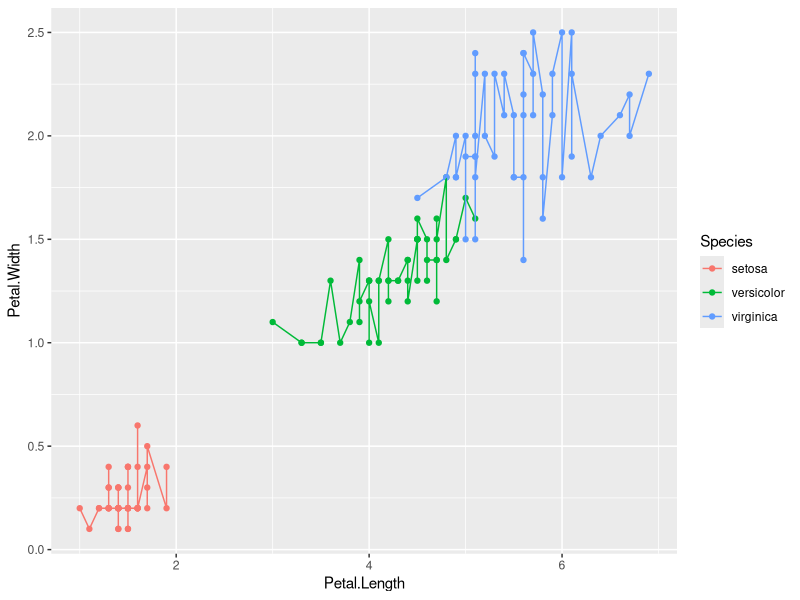
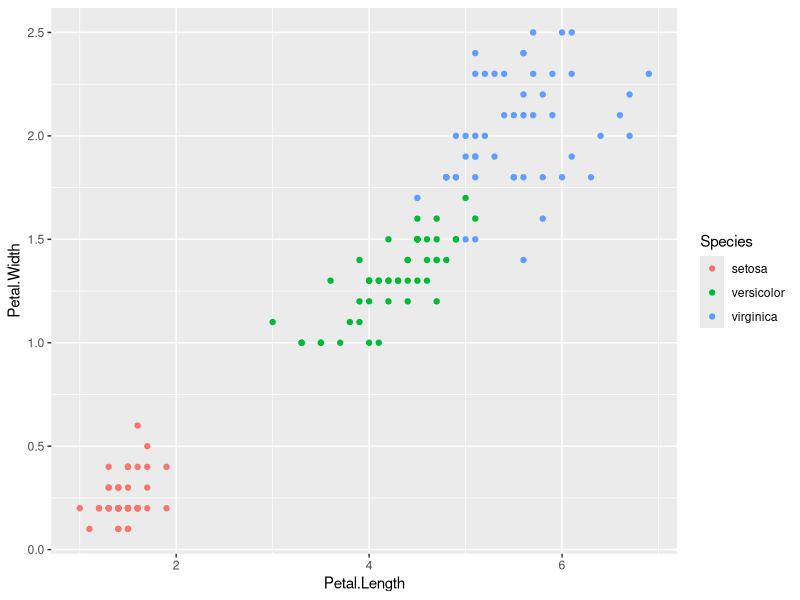
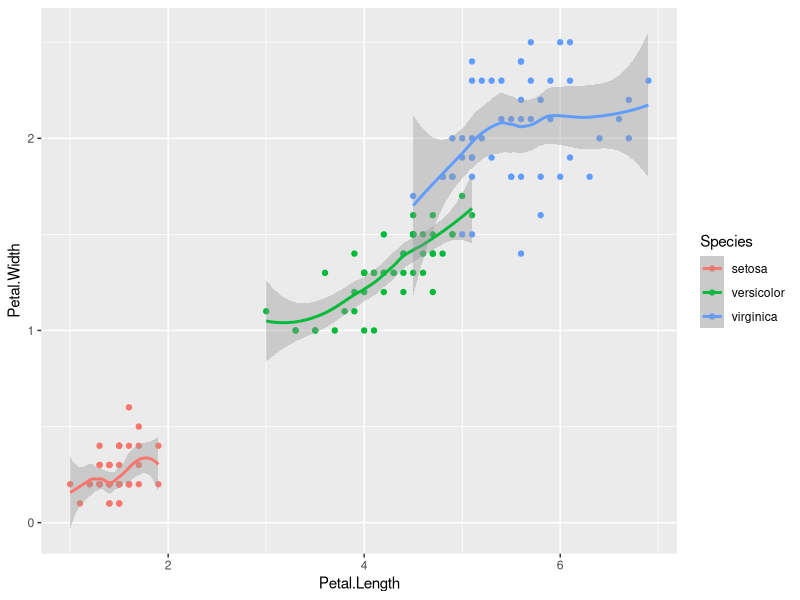
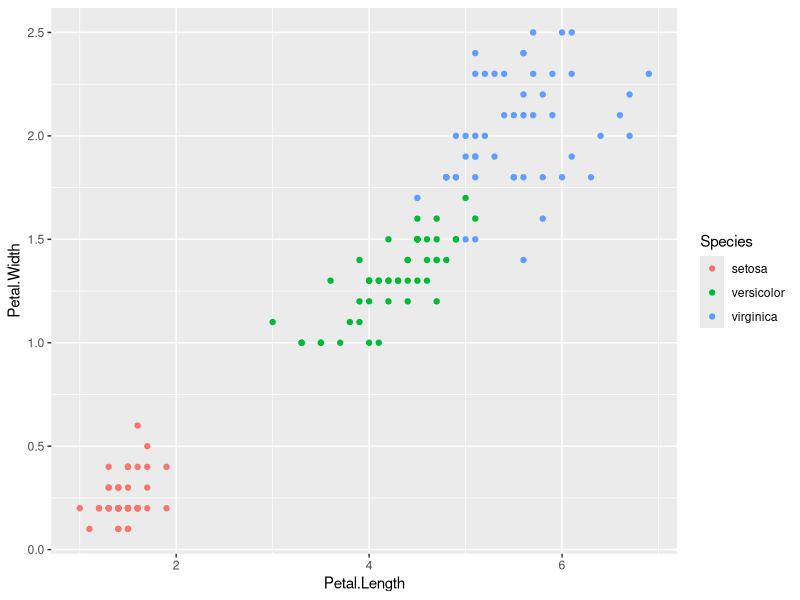
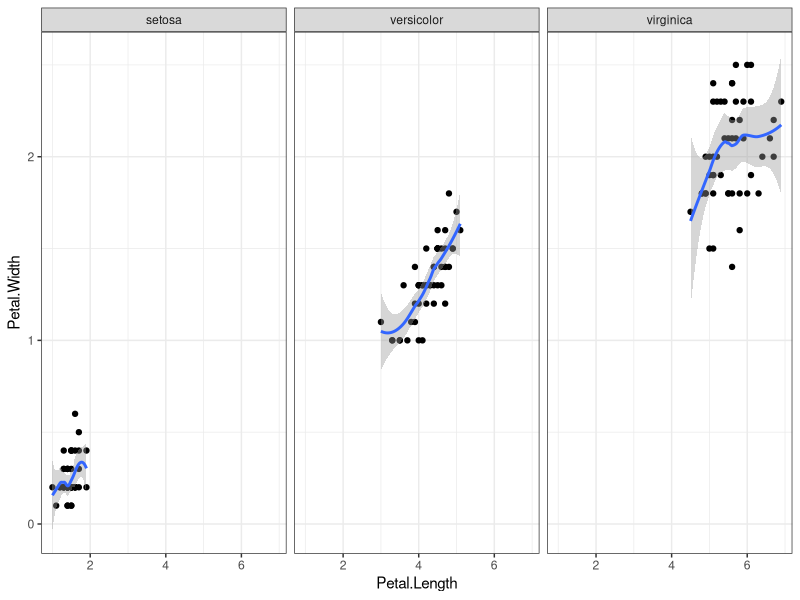
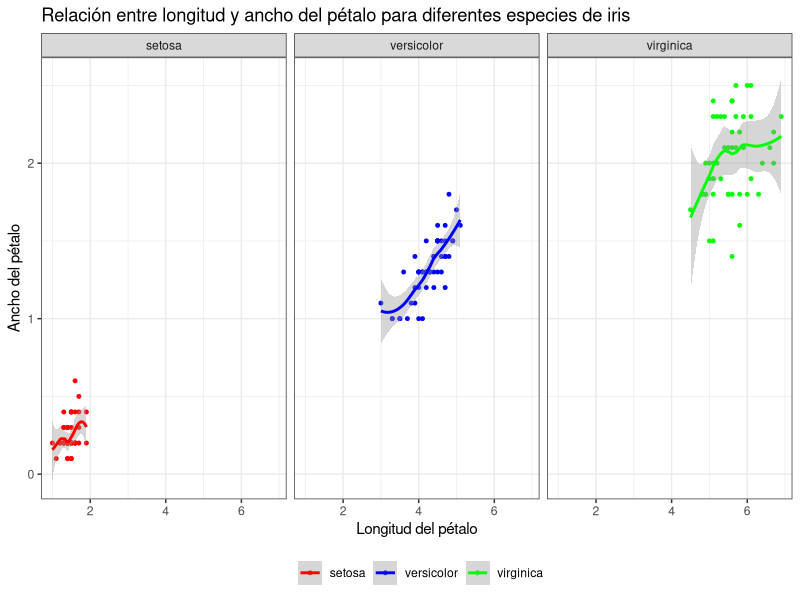

Here is the R script that generated these plots, in order:
## ---- chunk 1
library("ggplot2")
library("tidyverse")
library("svglite")
## ---- chunk 2
p <- ggplot(iris)
p <- p + aes(x = Petal.Length, y = Petal.Width, colour = Species)
summary(p)
p <- p + geom_point() 
p <- p + geom_line()
geom_line()
p
             
ggplot(iris, aes(x = Petal.Length, y = Petal.Width, colour = Species)) + geom_point()
ggplot(iris, aes(x = Petal.Length, y = Petal.Width, colour = Species)) + geom_point() + geom_smooth()
ggplot(iris, aes(x = Petal.Length, y = Petal.Width, colour = Species)) + geom_point()

#ggsave("mi_grafico.png")

#ggsave("mi_grafico.png", plot = p, width = 10, height = 5)

#ggsave("mi_grafico.pdf", plot = p, dpi = 600)

#ggsave("Ruta")

ggplot(iris, aes(x = Petal.Length, y = Petal.Width)) + geom_point() + geom_smooth() + facet_grid(~ Species) + theme_bw()

ggplot(iris, aes(x = Petal.Length, y = Petal.Width, color = Species)) +
  geom_point(size = 1) +
  geom_smooth() +
  facet_grid(~ Species) +
  theme_bw() +
  xlab("Longitud del pétalo") +
  ylab("Ancho del pétalo") +
  ggtitle("Relación entre longitud y ancho del pétalo para diferentes especies de iris") +
  scale_color_manual(values = c("red", "blue", "green"), name = "") +
  theme(legend.position = "bottom")
